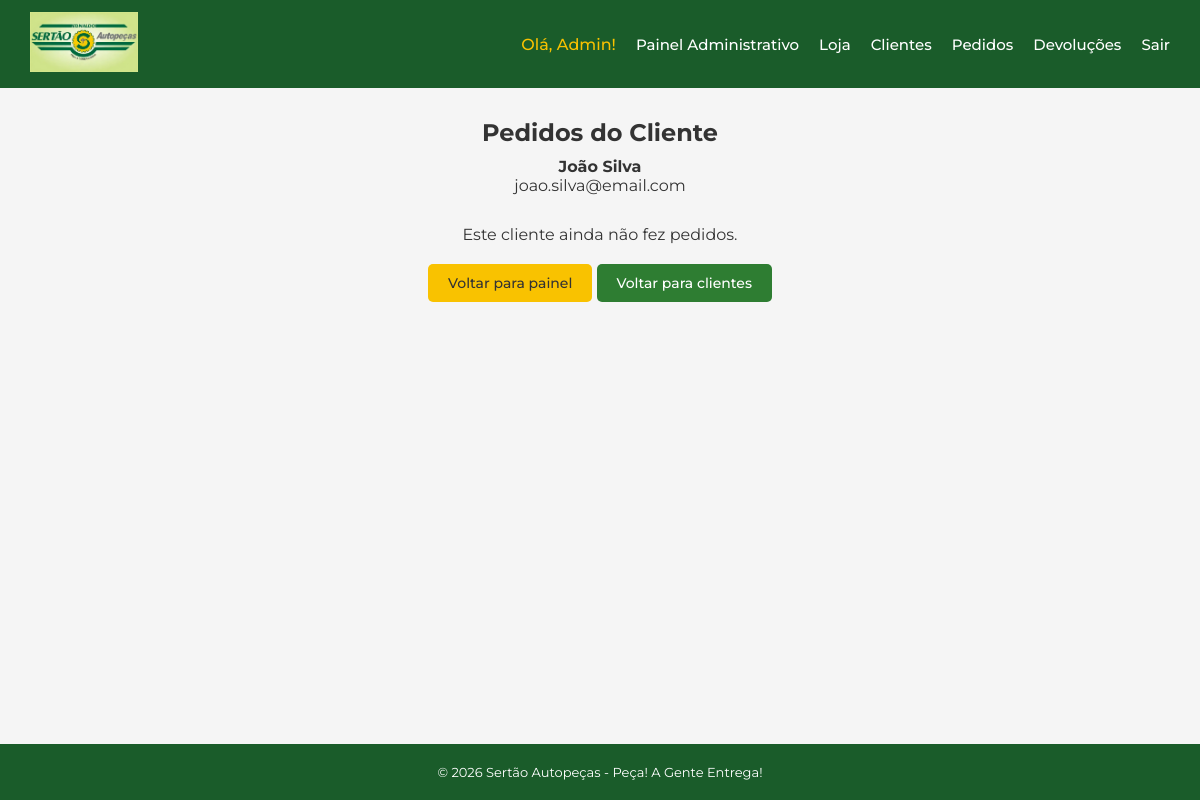
Page /admin/clientes/2/pedidos (signed in) on the earlier database version.
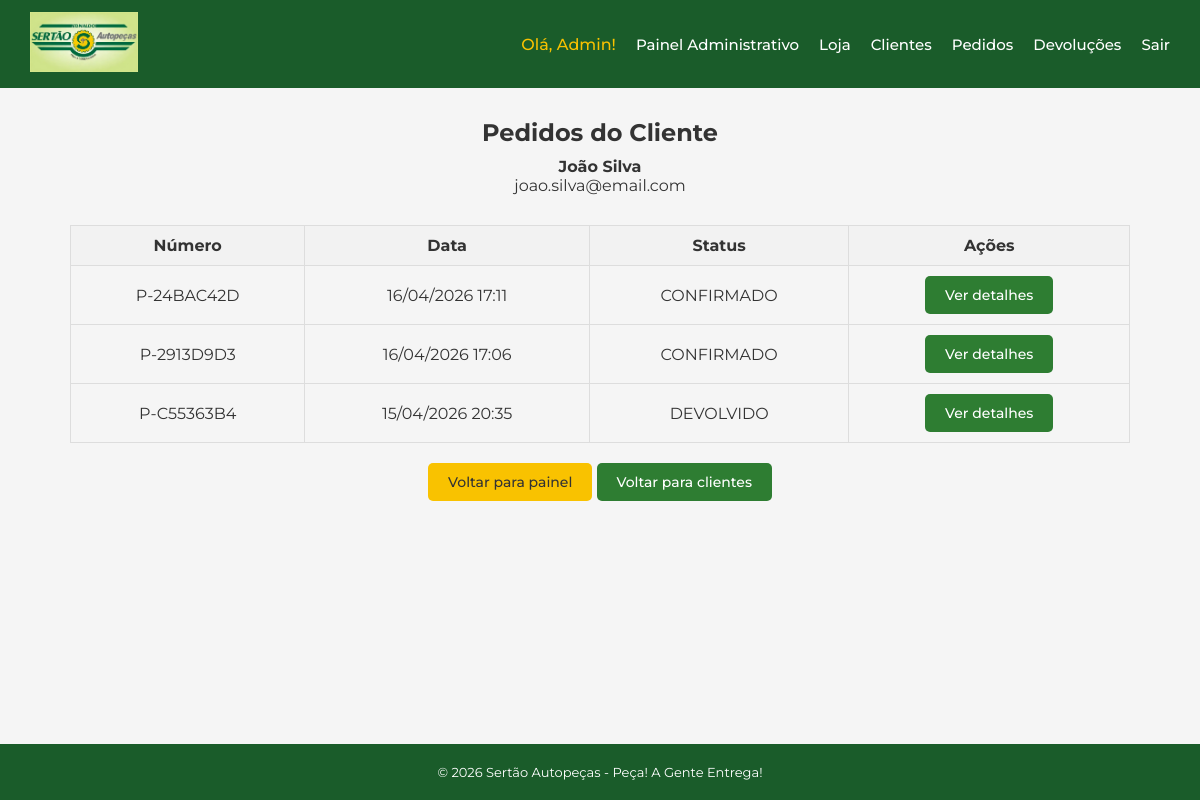
Same page on the later database version.
### app/models.py (models this page shows)
class Pedido(db.Model):
    id = db.Column(db.Integer, primary_key=True)
    numero = db.Column(db.String, nullable=False, unique=True)
    data = db.Column(db.DateTime, default=agora_brasilia)
    status = db.Column(db.String, nullable=False)
    usuario_id = db.Column(db.Integer, db.ForeignKey('usuario.id'), nullable=False)
    usuario = db.relationship('Usuario', back_populates='pedidos')
    itens = db.relationship('ItemPedido', backref='pedido')

### app/routes/admin.py (the view)
@admin.route('/admin/clientes/<int:id>/pedidos')
@login_required
def pedidos_cliente(id):
    if current_user.perfil != 'ADMIN':
        return redirect('/loja')
    cliente = Usuario.query.get_or_404(id)
    pedidos = Pedido.query.filter_by(usuario_id=id).order_by(Pedido.data.desc()).all()
    return render_template('admin/pedidos_cliente.html', cliente=cliente, pedidos=pedidos)

### app/models.py (called while the page is built)
@login_manager.user_loader
def load_user(user_id):
    return Usuario.query.get(int(user_id))

### app/templates/admin/pedidos_cliente.html (shortened to what this page needs)
{% extends 'base.html' %}
{% block conteudo %}
<h2 style="text-align: center;">Pedidos do Cliente</h2>
<div style="text-align: center; margin-top: 10px;">
    <p><strong>{{ cliente.nome }}</strong></p>
    <p>{{ cliente.email }}</p>
</div>
{% if pedidos %}
<table style="width: 100%; border-collapse: collapse; margin-top: 30px;">
    <thead>
        <tr style="background-color: #f2f2f2;">
            <th style="padding: 10px; border: 1px solid #ddd;">Número</th>
            <th style="padding: 10px; border: 1px solid #ddd;">Data</th>
            <th style="padding: 10px; border: 1px solid #ddd;">Status</th>
            <th style="padding: 10px; border: 1px solid #ddd;">Ações</th>
        </tr>
    </thead>
    <tbody>
        {% for pedido in pedidos %}
        <tr>
            <td style="padding: 10px; border: 1px solid #ddd; text-align: center;">
                {{ pedido.numero }}
            </td>
            <td style="padding: 10px; border: 1px solid #ddd; text-align: center;">
                {{ pedido.data.strftime('%d/%m/%Y %H:%M') }}
            </td>
            <td style="padding: 10px; border: 1px solid #ddd; text-align: center;">
                {{ pedido.status }}
            </td>
            <td style="padding: 10px; border: 1px solid #ddd; text-align: center;">
                <a href="/meus-pedidos/{{ pedido.numero }}"
                   class="btn btn-secondary">
                    Ver detalhes
                </a>
            </td>
        </tr>
        {% endfor %}
    </tbody>
</table>
{% else %}
<div style="text-align: center; margin-top: 30px;">
    <p>Este cliente ainda não fez pedidos.</p>
</div>
{% endif %}
<div style="text-align: center; margin-top: 20px;">
    <a href="/admin" class="btn btn-primary">
        Voltar para painel
    </a>
    <a href="/admin/clientes" class="btn btn-secondary">
        Voltar para clientes
    </a>
</div>
{% endblock %}

Differences in the rows shown:
added Pedido: numero "P-24BAC42D", data "16/04/2026 17:11", status "CONFIRMADO"
added Pedido: numero "P-2913D9D3", data "16/04/2026 17:06", status "CONFIRMADO"
added Pedido: numero "P-C55363B4", data "15/04/2026 20:35", status "DEVOLVIDO"
Other differences:
text no longer shown: "Este cliente ainda não fez pedidos."
text now shown: "Número Data Status Ações"
